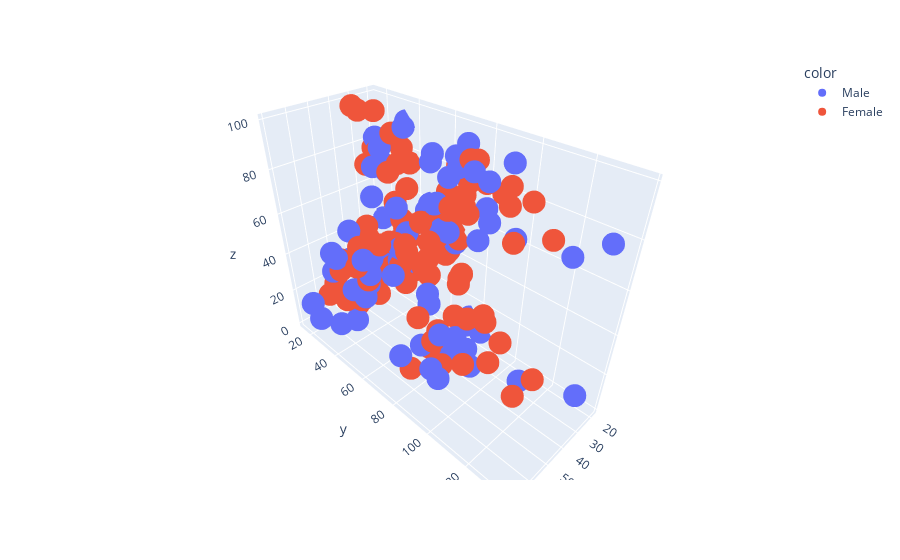

The notebook cell this image was saved under:
### Code cell
fig = px.scatter_3d(x=df["age"],
                   y=df["annual_income_k_$"],
                   z=df["spending_score_1_100"],
                   color=df.gender)
                   #hover_name=df["Country"])

fig.show()

### Figure 1 — Plotly figure (JSON) as saved in the notebook; plotly's stock layout.template omitted (floating-point values rounded to 4 significant figures)
{"data": [{"hovertemplate": "color=Male<br>x=%{x}<br>y=%{y}<br>z=%{z}<extra></extra>", "legendgroup": "Male", "marker": {"color": "#636efa", "symbol": "circle"}, "mode": "markers", "name": "Male", "scene": "scene", "showlegend": true, "type": "scatter3d", "x": [19, 21, 64, 67, 37, 22, 20, 52, 35, 25, 31, 29, 35, 60, 53, 18, 24, 48, 33, 59, 47, 69, 53, 70, 19, 63, 18, 19, 70, 59, 26, 40, 57, 38, 67, 48, 18, 48, 24, 48, 20, 67, 26, 49, 54, 68, 66, 65, 19, 27, 39, 43, 40, 59, 38, 47, 39, 20, 32, 19, 32, 25, 28, 48, 34, 43, 39, 37, 34, 19, 50, 42, 32, 40, 28, 36, 36, 58, 27, 59, 35, 46, 30, 28, 33, 32, 32, 30], "y": [15, 15, 19, 19, 20, 20, 21, 23, 24, 24, 25, 28, 28, 30, 33, 33, 38, 39, 42, 43, 43, 44, 46, 46, 46, 48, 48, 48, 49, 54, 54, 54, 54, 54, 54, 54, 59, 60, 60, 61, 61, 62, 62, 62, 63, 63, 63, 63, 64, 67, 69, 71, 71, 71, 71, 71, 71, 73, 73, 74, 75, 77, 77, 77, 78, 78, 78, 78, 78, 81, 85, 86, 87, 87, 87, 87, 87, 88, 88, 93, 93, 98, 99, 101, 113, 126, 137, 137], "z": [39, 81, 3, 14, 13, 79, 66, 29, 35, 73, 73, 82, 61, 4, 4, 92, 92, 36, 60, 60, 41, 46, 46, 56, 55, 51, 59, 59, 55, 47, 54, 48, 51, 55, 41, 46, 41, 49, 52, 42, 49, 59, 55, 56, 46, 43, 48, 52, 46, 56, 91, 35, 95, 11, 75, 9, 75, 5, 73, 10, 93, 12, 97, 36, 90, 17, 88, 1, 1, 5, 26, 20, 63, 13, 75, 10, 92, 15, 69, 14, 90, 15, 97, 68, 8, 74, 18, 83]}, {"hovertemplate": "color=Female<br>x=%{x}<br>y=%{y}<br>z=%{z}<extra></extra>", "legendgroup": "Female", "marker": {"color": "#EF553B", "symbol": "circle"}, "mode": "markers", "name": "Female", "scene": "scene", "showlegend": true, "type": "scatter3d", "x": [20, 23, 31, 22, 35, 23, 30, 35, 58, 24, 35, 35, 46, 54, 45, 40, 23, 21, 49, 21, 42, 30, 36, 20, 65, 31, 49, 24, 50, 27, 29, 31, 49, 31, 50, 51, 27, 67, 54, 43, 68, 32, 47, 60, 60, 45, 23, 49, 46, 21, 55, 22, 34, 50, 68, 40, 32, 47, 27, 23, 49, 21, 66, 19, 38, 18, 19, 63, 49, 51, 50, 38, 40, 23, 31, 25, 31, 29, 44, 35, 57, 28, 32, 32, 34, 44, 38, 47, 27, 30, 30, 56, 29, 31, 36, 33, 36, 52, 30, 37, 32, 29, 41, 54, 41, 36, 34, 32, 38, 47, 35, 45], "y": [16, 16, 17, 17, 18, 18, 19, 19, 20, 20, 21, 23, 25, 28, 28, 29, 29, 30, 33, 33, 34, 34, 37, 37, 38, 39, 39, 39, 40, 40, 40, 40, 42, 43, 43, 44, 46, 47, 47, 48, 48, 48, 49, 50, 50, 54, 54, 54, 54, 54, 57, 57, 58, 58, 59, 60, 60, 60, 60, 62, 62, 62, 63, 63, 64, 65, 65, 65, 65, 67, 67, 67, 69, 70, 70, 72, 72, 73, 73, 74, 75, 76, 76, 77, 78, 78, 78, 78, 78, 78, 78, 79, 79, 81, 85, 86, 87, 88, 88, 97, 97, 98, 99, 101, 103, 103, 103, 103, 113, 120, 120, 126], "z": [6, 77, 40, 76, 6, 94, 72, 99, 15, 77, 35, 98, 5, 14, 32, 31, 87, 73, 14, 81, 17, 73, 26, 75, 35, 61, 28, 65, 55, 47, 42, 42, 52, 54, 45, 50, 51, 52, 59, 50, 48, 47, 42, 49, 56, 53, 52, 42, 44, 57, 58, 55, 60, 46, 55, 40, 42, 47, 50, 41, 48, 42, 50, 54, 42, 48, 50, 43, 59, 43, 57, 40, 58, 29, 77, 34, 71, 88, 7, 72, 5, 40, 87, 74, 22, 20, 76, 16, 89, 78, 73, 35, 83, 93, 75, 95, 27, 13, 86, 32, 86, 88, 39, 24, 17, 85, 23, 69, 91, 16, 79, 28]}], "layout": {"legend": {"title": {"text": "color"}, "tracegroupgap": 0}, "margin": {"t": 60}, "scene": {"domain": {"x": [0, 1], "y": [0, 1]}, "xaxis": {"title": {"text": "x"}}, "yaxis": {"title": {"text": "y"}}, "zaxis": {"title": {"text": "z"}}}}}
